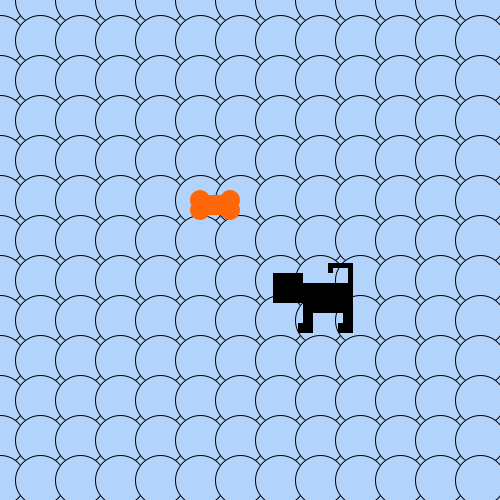
Frame 1 (no input)
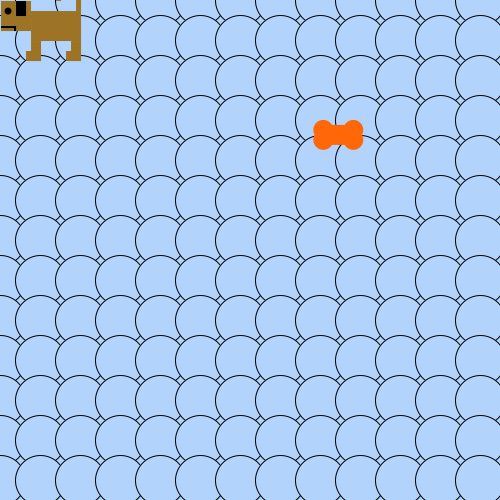
Frame 60 (the mouse pressed at the canvas centre just before this capture)
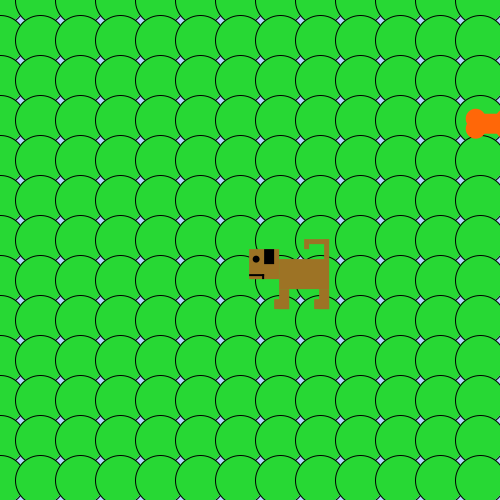
Frame 120 (the mouse held since frame 60 and released just before this capture)

The Processing sketch that drew these frames (run headless with seeded random() and noise(); from frame 60 on, the mouse is pressed at the canvas centre):

// Processing sketch: processing_99911
// ── processing_99911.pde

// Monkey Game Collision Example
int timer = 0; 
int diameter = 20; //diameter of food
int w = 30; //body size
int h = 30; //body size
float fX = 200; //food
float fY = 200;
float eX = 250; //enemy
float eY = 250;
float pX = 300; // player
float pY = 300;
float easing = 0.09;
//float speed = 10;
color pColor = color(#C99A33); //player color



void setup() {
  size(500, 500);
  frameRate(24);
}

void draw() {
  background(0);
  bGround();
  food();
  player1();
  collisions();

}

void food() {
  //respawn
  timer++; //timer + 1
  if (timer >= 48) {
    fX = random(width);
    fY = random(height);
    timer = 0;
  }
  noStroke();
  fill(#FF6708); //food
  ellipse(fX, fY, diameter, diameter);
  ellipse(fX, fY + 10, diameter, diameter);
  ellipse(fX + 30, fY, diameter, diameter);
  ellipse(fX + 30, fY + 10, diameter, diameter);
  rect(fX, fY - 5, 30, 20);
}

void player1() {
  //followexample from process control easing
  float targetX = mouseX;
  float targetY = mouseY;
  pX += ( targetX - pX) * easing;
  pY += (targetY - pY) * easing;
  fill(pColor);
  noStroke();
  rect(pX, pY, w, h); //head
  rect(pX + w, pY + 10, 50, 30); //body
  rect(pX + w, pY + 40, 10, 20); //front leg
  rect(pX + w + 40, pY + 40, 10, 20); //back leg
  rect(pX + w - 5, pY + h + 20, 15, 10); //front foot
  rect(pX + w + 35,pY + h + 20, 15, 10); //back foot
  rect(pX + w + 45, pY + 10, 5, -20); //tail
  rect(pX + w + 30, pY - 10, 20, 5); //tail 2
  rect(pX + w + 25, pY - 10, 5, 10); //tail 3 
  fill(0);
  rect(pX + 15, pY, 10, 15); //ear
  ellipse(pX + 7, pY + 10, 7, 7); // eye
  rect(pX, pY + 25, 15, 2); //mouth
  rect(pX + 13, pY + 25, 2, 5); //cornersofmouth
  
}

void collisions() {

  float pDist = dist(pX, pY, fX, fY);
  if (pDist<= 30) {
    pColor = color(#F22C68);
  }
  else {
    pColor = color(#9D7325);
  }
}


void bGround() { 
  stroke(0);
  for (int i = 0; i < width; i += 40) {
    for (int j = 0; j < height; j += 40) {
      fill(#B2D3FC);
      rect(i, j, 50, 50);
      if (mousePressed == true) {
        fill(#27D834); //make this color when click mouse
      }
      ellipse(i, j, 50, 50); //make this shape when click mouse
    }
  }
}
